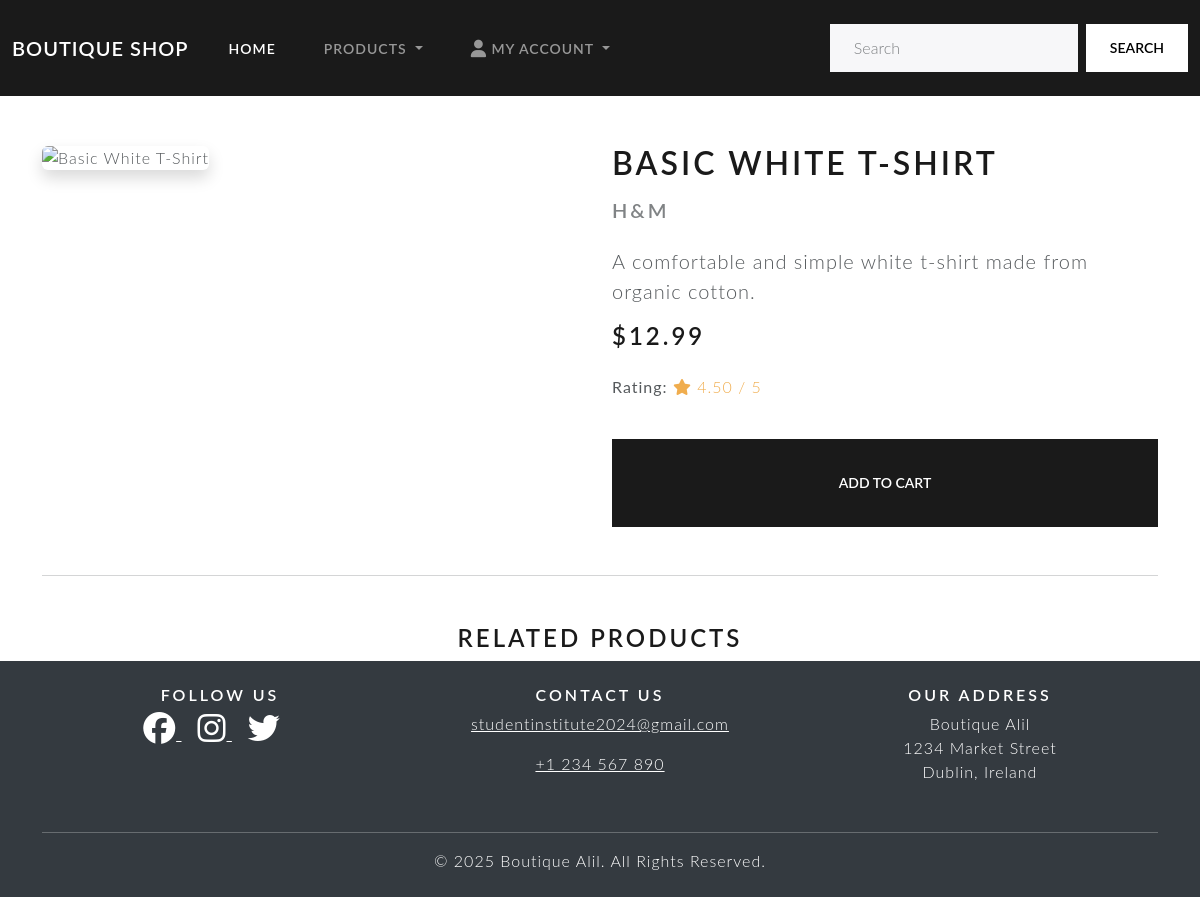
The app's page /products/product/1/, older data.
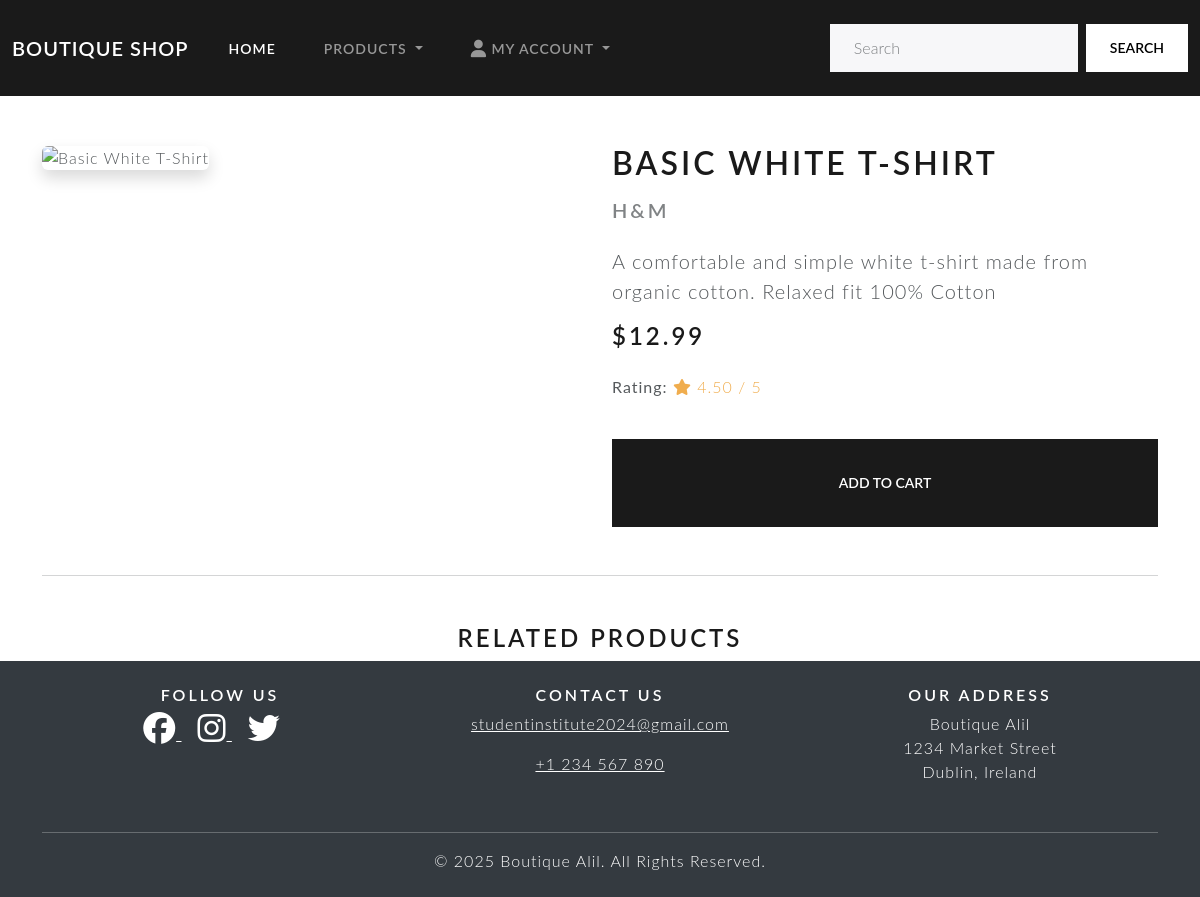
The same page, newer data.
### store/models.py (models this page shows, shortened)
class Product(models.Model):
    category = models.ForeignKey(Category, related_name='products', on_delete=models.CASCADE, null=True)
    title = models.CharField(max_length=250)
    brand = models.CharField(max_length=250, default='un-branded')
    description = models.TextField()
    slug = models.SlugField(max_length=250, unique=True, default="default-slug")
    rating = models.DecimalField(max_digits=6, decimal_places=2, null=True, blank=True)
    price = models.DecimalField(max_digits=10, decimal_places=2,
                                validators=[MinValueValidator(0.1)])
    image = CloudinaryField('images', null = True, blank=True)
    stock = models.IntegerField(default=0, blank=True, verbose_name="Stock du produit")
    class Meta:
        verbose_name_plural = "products"

### store/views.py (the view)
# urls.py: path('product/<product_id>/', views.product_detail, name='product_detail'),
def product_detail(request, product_id):
    product = get_object_or_404(Product, pk=product_id)
    context = {
        'product': product,
    }
    return render(request, 'store/product_detail.html', context)

### store/context_processors.py (called while the page is built)
def categories_processor(request):
    categories = Category.objects.all()
    return {'categories':categories}

### store/templates/store/product_detail.html (shortened to what this page needs)
{% extends "base.html" %} {% block content %}
<div class="container mt-5">
    <div class="row">
        <div class="col-md-6">
            <img
                src="{{ product.image.url }}"
                alt="{{ product.title }}"
                class="img-fluid rounded shadow"
            />
        </div>
        <div class="col-md-6">
            <h1 class="mb-3">{{ product.title }}</h1>
            <h4 class="text-muted mb-4">{{ product.brand }}</h4>
            <p class="lead">{{ product.description }}</p>
            <h3 class="text-primary mb-4">${{ product.price }}</h3>
            {% if product.rating %}
            <p>
                <strong>Rating:</strong>
                <span class="text-warning">
                    <i class="fas fa-star"></i> {{ product.rating }} / 5
                </span>
            </p>
            {% else %}
            <p><strong>Rating:</strong> No rating available</p>
            {% endif %}
            <form
                method="POST"
                action="{% url 'process_payment' product.slug %}"
            >
                <button class="btn btn-primary btn-lg w-100 mt-4" type="submit">
                    Add to Cart
                </button>
            </form>
        </div>
    </div>
    <hr class="my-5" />
    <h3 class="text-center">Related Products</h3>
</div>
{% endblock %}

### templates/base.html (shortened to what this page needs)
{% load static %}
<!DOCTYPE html>
<html lang="en">
    <head>
        <link
            rel="stylesheet"
            href="https://bootswatch.com/5/lux/bootstrap.min.css"
        />
        <link rel="stylesheet" href="{% static 'css/styles.css' %}" />
        <link rel="stylesheet" href="{% static 'css/styles.css' %}" />
    </head>
    <body>
        <header>
            <nav class="navbar navbar-expand-lg bg-primary navbar-dark">
                <div class="container-fluid">
                    <a class="navbar-brand" href="{% url 'home' %}">
                        Boutique Shop
                    </a>
                    <div class="collapse navbar-collapse" id="navbarColor01">
                        <ul class="navbar-nav me-auto">
                            <li class="nav-item">
                                <a
                                    class="nav-link active"
                                    href="{% url 'home' %}"
                                    >Home</a
                                >
                            </li>
                            <li class="nav-item dropdown">
                                <a
                                    class="nav-link dropdown-toggle"
                                    href="#"
                                    id="product-dropdown"
                                    data-bs-toggle="dropdown"
                                    aria-expanded="false"
                                >
                                    Products
                                </a>
                            </li>
                            <li class="nav-item dropdown">
                                <a
                                    class="nav-link dropdown-toggle"
                                    href="#"
                                    id="user-options"
                                    data-bs-toggle="dropdown"
                                    aria-expanded="false"
                                >
                                     My Account
                                </a>
                            </li>
                        </ul>
                        <form class="d-flex" method="GET" action="#">
                            <input
                                class="form-control me-sm-2"
                                type="search"
                                name="q"
                                placeholder="Search"
                            />
                            <button class="btn btn-secondary" type="submit">
                                Search
                            </button>
                        </form>
                    </div>
                </div>
            </nav>
        </header>
        <main class="{% block main_class %}{% endblock %} container-fluid">
             {% block content %}{% endblock %}
        </main>
        <footer class="bg-dark text-white py-4">
            <div class="container">
                <div class="row">
                    <div class="col-md-4 text-center mb-3">
                        <h5 class="text-white">Follow Us</h5>
                        <a href="#" target="_blank" class="text-white me-3">
                            <i class="fab fa-facebook fa-2x"></i>
                        </a>
                        <a href="#" target="_blank" class="text-white me-3">
                            <i class="fab fa-instagram fa-2x"></i>
                        </a>
                        <a href="#" target="_blank" class="text-white me-3">
                            <i class="fab fa-twitter fa-2x"></i>
                        </a>
                    </div>
                    <div class="col-md-4 text-center mb-3">
                        <h5 class="text-white">Contact Us</h5>
                        <p>
                            <a href="{% url 'contact' %}" class="text-white">
                                studentinstitute2024@gmail.com
                            </a>
                        </p>
                        <p>
                            <a href="#" class="text-white"> +1 234 567 890 </a>
                        </p>
                    </div>
                    <div class="col-md-4 text-center mb-3">
                        <h5 class="text-white">Our Address</h5>
                        <p>
                            Boutique Alil<br />
                            1234 Market Street<br />
                            Dublin, Ireland
                        </p>
                    </div>
                </div>
                <hr class="bg-white" />
                <div class="text-center">
                    <p class="mb-0">
                        © 2025 Boutique Alil. All Rights Reserved.
                    </p>
                </div>
            </div>
        </footer>
    </body>
</html>

### static/css/styles.css (style rules this page uses)
html, body { margin: 0; padding: 0; font-family: 'Lato'; box-sizing: border-box; height: 100%; width: 100%; overflow-x: hidden; }

Row changes from the older to the newer data that the page shows:
changed Product "BASIC WHITE T-SHIRT": description "A comfortable and simple white t-shirt made from organic cotton." → "A comfortable and simple white t-shirt made from organic cotton. Relaxed fit 100% Cotton"
